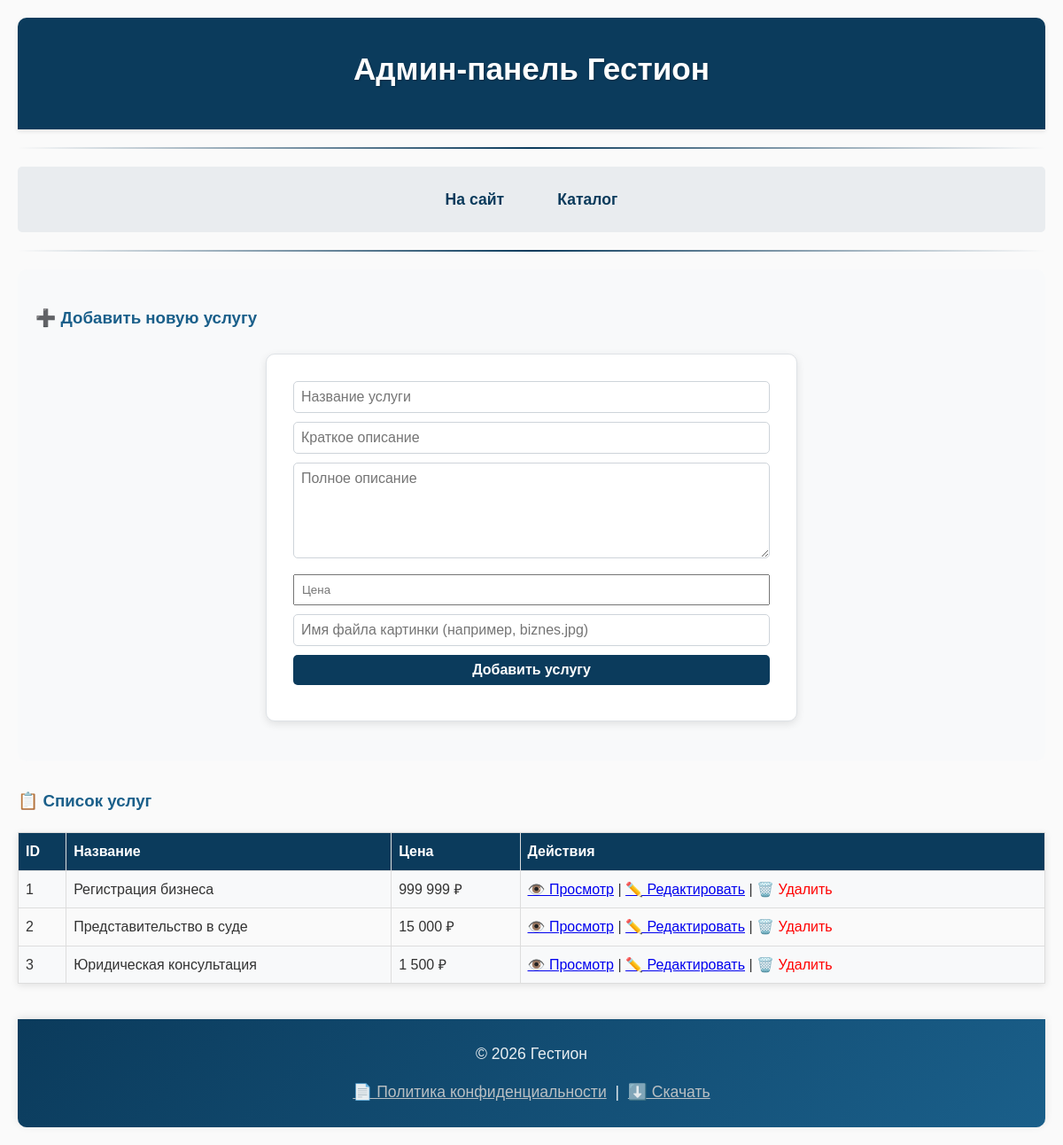
The app's page /admin.php with its own data.
### tables this page shows
CREATE TABLE `product` (
  `id` int(11) NOT NULL,
  `manufacturer_id` smallint(6) NOT NULL,
  `name` varchar(255) NOT NULL,
  `alias` varchar(255) NOT NULL,
  `short_description` text NOT NULL,
  `description` text NOT NULL,
  `price` decimal(20,2) NOT NULL,
  `image` varchar(255) NOT NULL,
  `available` smallint(1) NOT NULL DEFAULT 1,
  `meta_keywords` varchar(255) NOT NULL,
  `meta_description` varchar(255) NOT NULL,
  `meta_title` varchar(255) NOT NULL
);

### admin.php (the view, shortened to what this page needs)
<?php
require_once 'db.php';
$services = $conn->query("SELECT * FROM product ORDER BY id");
?>
<!DOCTYPE html>
<html lang="ru">
<head>
    <link rel="stylesheet" href="style.css">
</head>
<body>
    <header><h1>Админ-панель Гестион</h1></header>
    <hr>
    <nav><ul><li><a href="index.php">На сайт</a></li><li><a href="catalog_db.php">Каталог</a></li></ul></nav>
    <hr>
    <main>
        <div class="admin-form">
            <h3>➕ Добавить новую услугу</h3>
            <form method="post">
                <input type="text" name="name" placeholder="Название услуги" required>
                <input type="text" name="short_description" placeholder="Краткое описание" required>
                <textarea name="description" rows="5" placeholder="Полное описание"></textarea>
                <input type="number" step="0.01" name="price" placeholder="Цена" required>
                <input type="text" name="image" placeholder="Имя файла картинки (например, biznes.jpg)">
                <input type="submit" name="add_service" value="Добавить услугу">
            </form>
        </div>
        <h3>📋 Список услуг</h3>
        <table class="admin-table">
            <tr><th>ID</th><th>Название</th><th>Цена</th><th>Действия</th></tr>
            <?php while($row = $services->fetch_assoc()): ?>
            <tr>
                <td><?php echo $row['id']; ?></td>
                <td><?php echo $row['name']; ?></td>
                <td><?php echo number_format($row['price'], 0, ',', ' '); ?> ₽</td>
                <td>
                    <a href="product.php?id=<?php echo $row['id']; ?>">👁️ Просмотр</a> |
                    <a href="edit.php?id=<?php echo $row['id']; ?>">✏️ Редактировать</a> |
                    <a href="admin.php?delete=<?php echo $row['id']; ?>" class="btn-delete" onclick="return confirm('Удалить?')">🗑️ Удалить</a>
                </td>
            </tr>
            <?php endwhile; ?>
        </table>
    </main>
    <footer><p>&copy; 2026 Гестион</p>
    <p style="margin-top: 15px;">
    <a href="#" onclick="window.open('privacy.txt', '_blank', 'width=700,height=500,resizable=1,toolbar=1'); return false;" style="color: #ccc;">📄 Политика конфиденциальности</a>
    &nbsp;|&nbsp;
    <a href="privacy.txt" download style="color: #ccc;">⬇️ Скачать</a>
</p></footer>
</body>
</html>

### style.css (style rules this page uses)
* { margin: 0; padding: 0; box-sizing: border-box; }
body { font-family: Arial, sans-serif; line-height: 1.6; color: #333; max-width: 1200px; margin: 0 auto; padding: 20px; background-color: #fafafa; }
header { background-color: #0b3b5c; color: white; padding: 30px 20px; text-align: center; border-radius: 10px 10px 0 0; box-shadow: 0 2px 5px rgba(0,0,0,0.1); }
header h1 { font-size: 2.2em; margin-bottom: 10px; text-shadow: 1px 1px 2px rgba(0,0,0,0.3); }
nav ul { list-style: none; display: flex; justify-content: center; gap: 30px; padding: 15px; background-color: #e9ecef; border-radius: 5px; margin: 20px 0; }
nav ul li a { text-decoration: none; color: #0b3b5c; font-weight: bold; font-size: 1.1em; padding: 8px 15px; border-radius: 4px; transition: all 0.3s ease; }
hr { margin: 20px 0; border: none; height: 2px; background: linear-gradient(to right, transparent, #0b3b5c, transparent); }
h3 { color: #1a5f8a; margin: 20px 0 10px; }
table { width: 100%; border-collapse: collapse; margin: 20px 0 30px; box-shadow: 0 2px 8px rgba(0,0,0,0.1); }
th, td { border: 1px solid #dee2e6; padding: 12px 15px; text-align: left; }
th { background-color: #0b3b5c; color: white; font-weight: bold; }
tr:nth-child(even) { background-color: #f8f9fa; }
ul, ol { margin: 15px 0 20px 30px; }
ul li, ol li { margin: 8px 0; }
ul { list-style-type: square; }
form { background-color: white; padding: 30px; border-radius: 10px; max-width: 600px; margin: 25px auto; box-shadow: 0 3px 10px rgba(0,0,0,0.1); border: 1px solid #dee2e6; }
input[type="text"], input[type="email"], input[type="tel"], textarea { width: 100%; padding: 12px; margin-bottom: 20px; border: 1px solid #ced4da; border-radius: 5px; font-family: inherit; font-size: 1em; transition: border-color 0.3s; }
input[type="submit"], input[type="reset"] { background-color: #0b3b5c; color: white; padding: 12px 25px; border: none; border-radius: 5px; cursor: pointer; font-size: 1em; font-weight: bold; margin-right: 15px; transition: all 0.3s; }
footer { text-align: center; padding: 25px; background: linear-gradient(135deg, #0b3b5c, #1a5f8a); color: white; border-radius: 0 0 10px 10px; margin-top: 40px; box-shadow: 0 -2px 10px rgba(0,0,0,0.1); }
footer p { font-size: 1.1em; opacity: 0.9; }

### admin.php (style rules this page uses)
.admin-table { width: 100%; border-collapse: collapse; }
.admin-table th, .admin-table td { border: 1px solid #ddd; padding: 8px; text-align: left; }
.admin-form { background: #f8f9fa; padding: 20px; margin-bottom: 30px; border-radius: 10px; }
.admin-form input, .admin-form textarea { width: 100%; margin-bottom: 10px; padding: 8px; }
.btn-delete { color: red; text-decoration: none; }

### records on screen
product: id "1", name "Регистрация бизнеса", price "999 999"
product: id "2", name "Представительство в суде", price "15 000"
product: id "3", name "Юридическая консультация", price "1 500"
